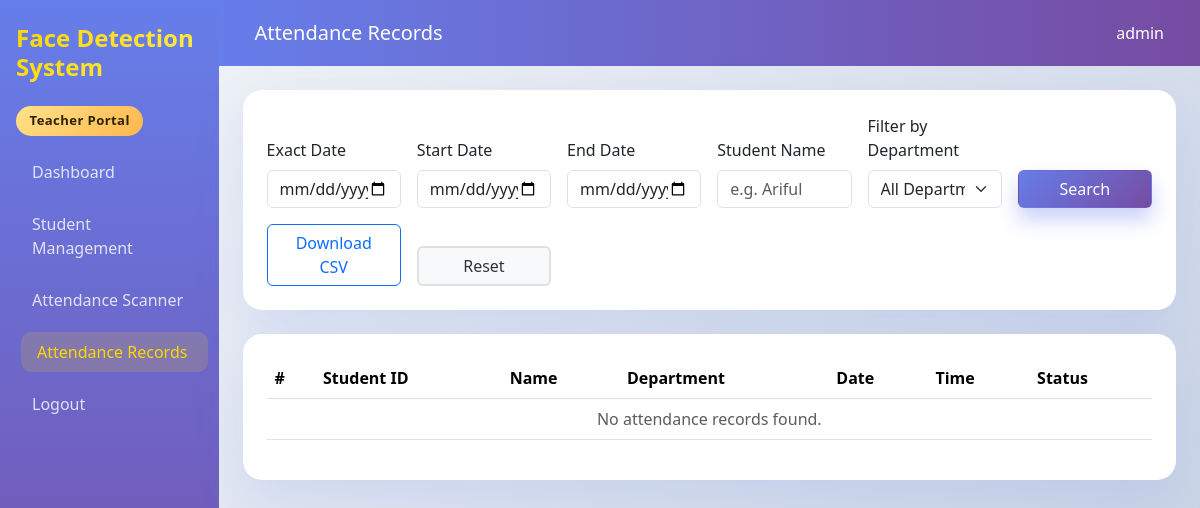
The page /records (signed in) on the database as committed earlier.
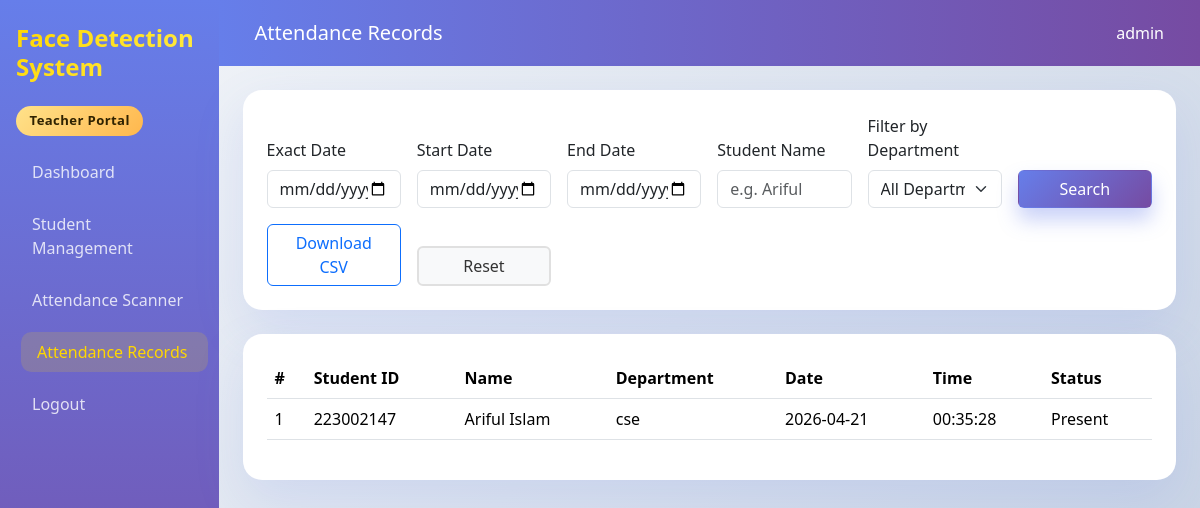
The same page on the database as committed later.
### tables this page shows
CREATE TABLE Attendance (
            id INTEGER PRIMARY KEY AUTOINCREMENT,
            student_id TEXT NOT NULL,
            name TEXT NOT NULL,
            date TEXT NOT NULL,
            time TEXT NOT NULL,
            status TEXT NOT NULL
        );

### app.py (the view, shortened to what this page needs)
@app.route("/records")
def records():
    if not session.get("user"):
        return redirect(url_for("login"))
    search_date = request.args.get("date", "").strip()
    start_date = request.args.get("start_date", "").strip()
    end_date = request.args.get("end_date", "").strip()
    search_name = request.args.get("student_name", "").strip()
    search_department = request.args.get("department", "").strip()
    is_admin = session.get("role") == "admin"
    if start_date and end_date and start_date > end_date:
        flash("Start date cannot be later than end date.", "warning")
        return redirect(url_for("records"))
    conn = get_db()
    departments = conn.execute(
        "SELECT DISTINCT department FROM Students WHERE department IS NOT NULL AND department != '' ORDER BY department"
    ).fetchall()
    query = [
        """
        SELECT Attendance.*, COALESCE(Students.department, 'N/A') AS department
        FROM Attendance
        LEFT JOIN Students ON Students.student_id = Attendance.student_id
        """
    ]
    conditions = []
    params = []
    if start_date:
        conditions.append("Attendance.date >= ?")
        params.append(start_date)
    if end_date:
        conditions.append("Attendance.date <= ?")
        params.append(end_date)
    if search_date and not start_date and not end_date:
        conditions.append("Attendance.date = ?")
        params.append(search_date)
    if search_department:
        conditions.append("Students.department = ?")
        params.append(search_department)
    if is_admin and search_name:
        conditions.append("Attendance.name LIKE ?")
        params.append(f"%{search_name}%")
    if conditions:
        query.append("WHERE " + " AND ".join(conditions))
    query.append("ORDER BY Attendance.id DESC")
    records = conn.execute(" ".join(query), params).fetchall()
    total_entries = len(records)
    unique_students = len({row["student_id"] for row in records})
    present_entries = sum(1 for row in records if str(row["status"]).lower() == "present")
    active_filters = {
        "search_date": search_date,
        "start_date": start_date,
        "end_date": end_date,
        "search_name": search_name,
        "search_department": search_department,
    }
    conn.close()
    return render_template(
        "records.html",
        records=records,
        total_entries=total_entries,
        unique_students=unique_students,
        present_entries=present_entries,
        active_filters=active_filters,
        search_date=search_date,
        start_date=start_date,
        end_date=end_date,
        search_name=search_name,
        search_department=search_department,
        departments=departments,
        is_admin=is_admin,
    )

### app.py (called while the page is built)
def get_db():
    connection = sqlite3.connect(DATABASE)
    connection.row_factory = sqlite3.Row
    return connection

### templates/records.html (shortened to what the changed rows need)
<!doctype html>
<html lang="en">
  <head>
    <link href="https://cdn.jsdelivr.net/npm/bootstrap@5.3.2/dist/css/bootstrap.min.css" rel="stylesheet" />
    <link rel="stylesheet" href="{{ url_for('static', filename='css/style.css') }}" />
  </head>
  <body>
    <div class="d-flex">
      <div class="flex-grow-1">
        <main class="p-4">
          <div class="card card-custom p-4">
            <div class="table-responsive">
              <table class="table table-hover align-middle">
                <thead>
                  <tr>
                    <th>#</th>
                    <th>Student ID</th>
                    <th>Name</th>
                    {% if is_admin %}
                    <th>Department</th>
                    {% endif %}
                    <th>Date</th>
                    <th>Time</th>
                    <th>Status</th>
                  </tr>
                </thead>
                <tbody>
                  {% if records %}
                    {% for record in records %}
                      <tr>
                        <td>{{ loop.index }}</td>
                        <td>{{ record['student_id'] }}</td>
                        <td>{{ record['name'] }}</td>
                        {% if is_admin %}
                        <td>{{ record['department'] }}</td>
                        {% endif %}
                        <td>{{ record['date'] }}</td>
                        <td>{{ record['time'] }}</td>
                        <td>{{ record['status'] }}</td>
                      </tr>
                    {% endfor %}
                  {% else %}
                    <tr>
                      <td colspan="{{ 7 if is_admin else 6 }}" class="text-center text-muted">No attendance records found.</td>
                    </tr>
                  {% endif %}
                </tbody>
              </table>
            </div>
          </div>
        </main>
      </div>
    </div>
  </body>
</html>

Rows that differ between the two databases and show on the page:
added Attendance: student_id "223002147", name "Ariful Islam", department "cse", date "2026-04-21", time "00:35:28", status "Present"
Other text that changed with them:
text no longer shown: "No attendance records found."
